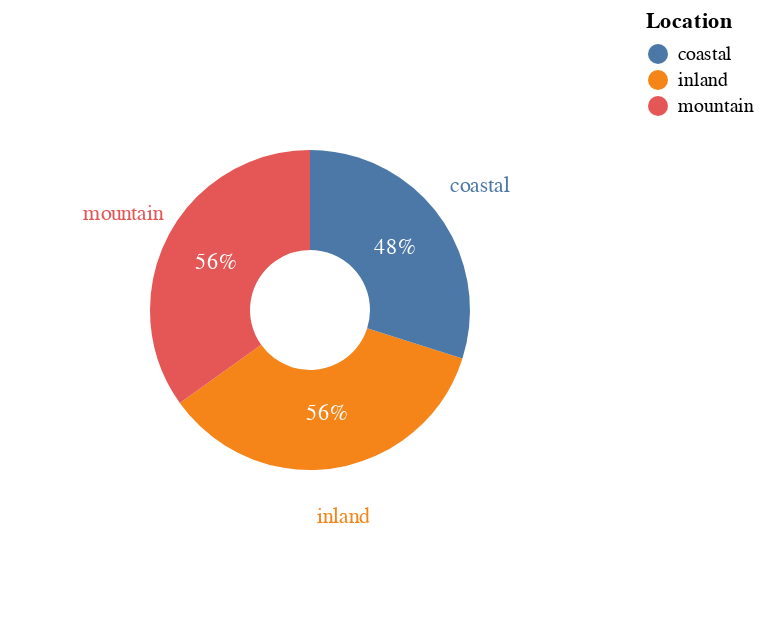

Source (notebook cell):
### Code cell
pie_base = (
    alt.Chart(df)
        .transform_aggregate(
            AvgPrecipitation="average(Precipitation (%))",
            groupby=["Location"]
        )
        .encode(
            alt.Theta("AvgPrecipitation:Q").stack(True),
            alt.Color("Location:N")
        )
)

pie_arc = (
    pie_base
        .mark_arc(
            innerRadius=30,
            outerRadius=80
        )
)

pie_labels = (
    pie_base
        .mark_text(radius=105)
        .encode(
            alt.Text("Location:N")
        )
)

pie_percentages = (
    pie_base
        .mark_text(
            radius=52.5
        )
        .transform_calculate(
            AvgPrecipitationHundreth="datum.AvgPrecipitation/100"
        )
        .encode(
            alt.Text("AvgPrecipitationHundreth:Q", format=".2p"),
            color=alt.value("white")
        )
)

pie_arc + pie_labels + pie_percentages

### Figure 1 — Vega specification as saved in the notebook (floating-point values rounded to 4 significant figures)
{"$schema": "https://vega.github.io/schema/vega/v5.json", "data": [{"name": "source_0"}, {"name": "data_0", "values": [{"AvgPrecipitationHundreth": 0.5615, "AvgPrecipitation_end": 159.4, "AvgPrecipitation_start": 103.2}, {"AvgPrecipitationHundreth": 0.5558, "AvgPrecipitation_end": 103.2, "AvgPrecipitation_start": 47.66}, {"AvgPrecipitationHundreth": 0.4766, "AvgPrecipitation_end": 47.66, "AvgPrecipitation_start": 0.0}]}, {"name": "data_1", "values": [{"AvgPrecipitation_end": 103.8, "AvgPrecipitation_start": 47.66, "Location": "inland"}, {"AvgPrecipitation_end": 159.4, "AvgPrecipitation_start": 103.8, "Location": "mountain"}, {"AvgPrecipitation_end": 47.66, "AvgPrecipitation_start": 0.0, "Location": "coastal"}]}, {"name": "data_2", "values": [{"AvgPrecipitation_end": 103.8, "AvgPrecipitation_start": 47.66, "Location": "inland"}, {"AvgPrecipitation_end": 159.4, "AvgPrecipitation_start": 103.8, "Location": "mountain"}, {"AvgPrecipitation_end": 47.66, "AvgPrecipitation_start": 0.0, "Location": "coastal"}]}, {"name": "data_1_color_domain_Location_0", "values": [{"Location": "inland"}, {"Location": "mountain"}, {"Location": "coastal"}]}, {"name": "data_2_color_domain_Location_1", "values": [{"Location": "inland"}, {"Location": "mountain"}, {"Location": "coastal"}]}], "marks": [{"type": "arc", "name": "layer_0_marks", "from": {"data": "data_1"}, "encode": {"update": {"endAngle": {"field": "AvgPrecipitation_start", "scale": "theta"}, "startAngle": {"field": "AvgPrecipitation_end", "scale": "theta"}, "x": {"signal": "width", "mult": 0.5}, "fill": {"field": "Location", "scale": "color"}, "innerRadius": {"value": 30}, "outerRadius": {"value": 80}, "y": {"signal": "height", "mult": 0.5}}}, "style": ["arc"]}, {"type": "text", "name": "layer_1_marks", "from": {"data": "data_2"}, "encode": {"update": {"radius": {"value": 105}, "fill": {"field": "Location", "scale": "color"}, "text": {"signal": "isValid(datum[\"Location\"]) ? datum[\"Location\"] : \"\"+datum[\"Location\"]"}, "baseline": {"value": "middle"}, "theta": {"signal": "scale(\"theta\", 0.5 * datum[\"AvgPrecipitation_start\"] + 0.5 * datum[\"AvgPrecipitation_end\"])"}, "x": {"signal": "width", "mult": 0.5}, "align": {"value": "center"}, "y": {"signal": "height", "mult": 0.5}}}, "style": ["text"]}, {"type": "text", "name": "layer_2_marks", "from": {"data": "data_0"}, "encode": {"update": {"theta": {"signal": "scale(\"theta\", 0.5 * datum[\"AvgPrecipitation_start\"] + 0.5 * datum[\"AvgPrecipitation_end\"])"}, "align": {"value": "center"}, "x": {"signal": "width", "mult": 0.5}, "text": {"signal": "format(datum[\"AvgPrecipitationHundreth\"], \".2p\")"}, "y": {"signal": "height", "mult": 0.5}, "radius": {"value": 52.5}, "fill": {"value": "white"}, "baseline": {"value": "middle"}}}, "style": ["text"]}], "scales": [{"name": "theta", "type": "linear", "domain": {"fields": [{"data": "data_1", "field": "AvgPrecipitation_start"}, {"data": "data_1", "field": "AvgPrecipitation_end"}, {"data": "data_2", "field": "AvgPrecipitation_start"}, {"data": "data_2", "field": "AvgPrecipitation_end"}, {"data": "data_0", "field": "AvgPrecipitation_start"}, {"data": "data_0", "field": "AvgPrecipitation_end"}]}, "range": [0, 6.283], "zero": true}, {"name": "color", "type": "ordinal", "domain": {"fields": [{"data": "data_1_color_domain_Location_0", "field": "Location"}, {"data": "data_2_color_domain_Location_1", "field": "Location"}], "sort": true}, "range": "category"}], "style": "view", "width": 300, "padding": 5, "height": 300, "background": "white", "legends": [{"fill": "color", "symbolType": "circle", "title": "Location"}]}
